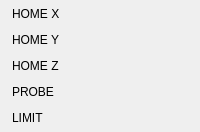
             <widget class="QWidget" name="widget_inputs" native="true">
              <layout class="QVBoxLayout" name="verticalLayout_22">
               <property name="spacing">
                <number>2</number>
               </property>
               <property name="leftMargin">
                <number>8</number>
               </property>
               <property name="topMargin">
                <number>2</number>
               </property>
               <property name="rightMargin">
                <number>8</number>
               </property>
               <property name="bottomMargin">
                <number>2</number>
               </property>
               <item>
                <layout class="QHBoxLayout" name="horizontalLayout_43">
                 <property name="spacing">
                  <number>4</number>
                 </property>
                 <item>
                  <widget class="QLabel" name="label_10">
                   <property name="sizePolicy">
                    <sizepolicy hsizetype="Preferred" vsizetype="Fixed">
                     <horstretch>0</horstretch>
                     <verstretch>0</verstretch>
                    </sizepolicy>
                   </property>
                   <property name="minimumSize">
                    <size>
                     <width>0</width>
                     <height>24</height>
                    </size>
                   </property>
                   <property name="maximumSize">
                    <size>
                     <width>16777215</width>
                     <height>24</height>
                    </size>
                   </property>
                   <property name="text">
                    <string>HOME X</string>
                   </property>
                   <property name="alignment">
                    <set>Qt::AlignLeading|Qt::AlignLeft|Qt::AlignVCenter</set>
                   </property>
                   <property name="margin">
                    <number>0</number>
                   </property>
                   <property name="indent">
                    <number>4</number>
                   </property>
                  </widget>
                 </item>
                 <item>
                  <widget class="LED" name="hal_led_home_x">
                   <property name="sizePolicy">
                    <sizepolicy hsizetype="Fixed" vsizetype="Fixed">
                     <horstretch>0</horstretch>
                     <verstretch>0</verstretch>
                    </sizepolicy>
                   </property>
                   <property name="minimumSize">
                    <size>
                     <width>24</width>
                     <height>24</height>
                    </size>
                   </property>
                   <property name="maximumSize">
                    <size>
                     <width>24</width>
                     <height>24</height>
                    </size>
                   </property>
                   <property name="diameter">
                    <number>15</number>
                   </property>
                   <property name="color">
                    <color>
                     <red>0</red>
                     <green>255</green>
                     <blue>0</blue>
                    </color>
                   </property>
                   <property name="off_color" stdset="0">
                    <color>
                     <red>0</red>
                     <green>255</green>
                     <blue>0</blue>
                    </color>
                   </property>
                  </widget>
                 </item>
                </layout>
               </item>
               <item>
                <layout class="QHBoxLayout" name="horizontalLayout_60">
                 <property name="spacing">
                  <number>4</number>
                 </property>
                 <item>
                  <widget class="QLabel" name="label_11">
                   <property name="sizePolicy">
                    <sizepolicy hsizetype="Preferred" vsizetype="Fixed">
                     <horstretch>0</horstretch>
                     <verstretch>0</verstretch>
                    </sizepolicy>
                   </property>
                   <property name="minimumSize">
                    <size>
                     <width>0</width>
                     <height>24</height>
                    </size>
                   </property>
                   <property name="maximumSize">
                    <size>
                     <width>16777215</width>
                     <height>24</height>
                    </size>
                   </property>
                   <property name="text">
                    <string>HOME Y</string>
                   </property>
                   <property name="alignment">
                    <set>Qt::AlignLeading|Qt::AlignLeft|Qt::AlignVCenter</set>
                   </property>
                   <property name="margin">
                    <number>0</number>
                   </property>
                   <property name="indent">
                    <number>4</number>
                   </property>
                  </widget>
                 </item>
                 <item>
                  <widget class="LED" name="hal_led_home_y">
                   <property name="sizePolicy">
                    <sizepolicy hsizetype="Fixed" vsizetype="Fixed">
                     <horstretch>0</horstretch>
                     <verstretch>0</verstretch>
                    </sizepolicy>
                   </property>
                   <property name="minimumSize">
                    <size>
                     <width>24</width>
                     <height>24</height>
                    </size>
                   </property>
                   <property name="maximumSize">
                    <size>
                     <width>24</width>
                     <height>24</height>
                    </size>
                   </property>
                   <property name="diameter">
                    <number>15</number>
                   </property>
                   <property name="color">
                    <color>
                     <red>0</red>
                     <green>255</green>
                     <blue>0</blue>
                    </color>
                   </property>
                   <property name="off_color" stdset="0">
                    <color>
                     <red>0</red>
                     <green>255</green>
                     <blue>0</blue>
                    </color>
                   </property>
                  </widget>
                 </item>
                </layout>
               </item>
               <item>
                <layout class="QHBoxLayout" name="horizontalLayout_61">
                 <property name="spacing">
                  <number>4</number>
                 </property>
                 <item>
                  <widget class="QLabel" name="label_12">
                   <property name="sizePolicy">
                    <sizepolicy hsizetype="Preferred" vsizetype="Fixed">
                     <horstretch>0</horstretch>
                     <verstretch>0</verstretch>
                    </sizepolicy>
                   </property>
                   <property name="minimumSize">
                    <size>
                     <width>0</width>
                     <height>24</height>
                    </size>
                   </property>
                   <property name="maximumSize">
                    <size>
                     <width>16777215</width>
                     <height>24</height>
                    </size>
                   </property>
                   <property name="text">
                    <string>HOME Z</string>
                   </property>
                   <property name="alignment">
                    <set>Qt::AlignLeading|Qt::AlignLeft|Qt::AlignVCenter</set>
                   </property>
                   <property name="margin">
                    <number>0</number>
                   </property>
                   <property name="indent">
                    <number>4</number>
                   </property>
                  </widget>
                 </item>
                 <item>
                  <widget class="LED" name="hal_led_home_z">
                   <property name="sizePolicy">
                    <sizepolicy hsizetype="Fixed" vsizetype="Fixed">
                     <horstretch>0</horstretch>
                     <verstretch>0</verstretch>
                    </sizepolicy>
                   </property>
                   <property name="minimumSize">
                    <size>
                     <width>24</width>
                     <height>24</height>
                    </size>
                   </property>
                   <property name="maximumSize">
                    <size>
                     <width>24</width>
                     <height>24</height>
                    </size>
                   </property>
                   <property name="diameter">
                    <number>15</number>
                   </property>
                   <property name="color">
                    <color>
                     <red>0</red>
                     <green>255</green>
                     <blue>0</blue>
                    </color>
                   </property>
                   <property name="off_color" stdset="0">
                    <color>
                     <red>0</red>
                     <green>255</green>
                     <blue>0</blue>
                    </color>
                   </property>
                  </widget>
                 </item>
                </layout>
               </item>
               <item>
                <layout class="QHBoxLayout" name="horizontalLayout_62">
                 <property name="spacing">
                  <number>4</number>
                 </property>
                 <item>
                  <widget class="QLabel" name="label_13">
                   <property name="sizePolicy">
                    <sizepolicy hsizetype="Preferred" vsizetype="Fixed">
                     <horstretch>0</horstretch>
                     <verstretch>0</verstretch>
                    </sizepolicy>
                   </property>
                   <property name="minimumSize">
                    <size>
                     <width>0</width>
                     <height>24</height>
                    </size>
                   </property>
                   <property name="maximumSize">
                    <size>
                     <width>16777215</width>
                     <height>24</height>
                    </size>
                   </property>
                   <property name="text">
                    <string>PROBE</string>
                   </property>
                   <property name="alignment">
                    <set>Qt::AlignLeading|Qt::AlignLeft|Qt::AlignVCenter</set>
                   </property>
                   <property name="margin">
                    <number>0</number>
                   </property>
                   <property name="indent">
                    <number>4</number>
                   </property>
                  </widget>
                 </item>
                 <item>
                  <widget class="LED" name="hal_led_probe">
                   <property name="sizePolicy">
                    <sizepolicy hsizetype="Fixed" vsizetype="Fixed">
                     <horstretch>0</horstretch>
                     <verstretch>0</verstretch>
                    </sizepolicy>
                   </property>
                   <property name="minimumSize">
                    <size>
                     <width>24</width>
                     <height>24</height>
                    </size>
                   </property>
                   <property name="maximumSize">
                    <size>
                     <width>24</width>
                     <height>24</height>
                    </size>
                   </property>
                   <property name="diameter">
                    <number>15</number>
                   </property>
                   <property name="color">
                    <color>
                     <red>0</red>
                     <green>255</green>
                     <blue>0</blue>
                    </color>
                   </property>
                   <property name="off_color" stdset="0">
                    <color>
                     <red>0</red>
                     <green>255</green>
                     <blue>0</blue>
                    </color>
                   </property>
                  </widget>
                 </item>
                </layout>
               </item>
               <item>
                <layout class="QHBoxLayout" name="horizontalLayout_68">
                 <item>
                  <widget class="QLabel" name="label_14">
                   <property name="sizePolicy">
                    <sizepolicy hsizetype="Preferred" vsizetype="Fixed">
                     <horstretch>0</horstretch>
                     <verstretch>0</verstretch>
                    </sizepolicy>
                   </property>
                   <property name="minimumSize">
                    <size>
                     <width>0</width>
                     <height>24</height>
                    </size>
                   </property>
                   <property name="maximumSize">
                    <size>
                     <width>16777215</width>
                     <height>24</height>
                    </size>
                   </property>
                   <property name="text">
                    <string>LIMIT</string>
                   </property>
                   <property name="alignment">
                    <set>Qt::AlignLeading|Qt::AlignLeft|Qt::AlignVCenter</set>
                   </property>
                   <property name="margin">
                    <number>0</number>
                   </property>
                   <property name="indent">
                    <number>4</number>
                   </property>
                  </widget>
                 </item>
                 <item>
                  <widget class="LED" name="hal_led_limit">
                   <property name="sizePolicy">
                    <sizepolicy hsizetype="Fixed" vsizetype="Fixed">
                     <horstretch>0</horstretch>
                     <verstretch>0</verstretch>
                    </sizepolicy>
                   </property>
                   <property name="minimumSize">
                    <size>
                     <width>24</width>
                     <height>24</height>
                    </size>
                   </property>
                   <property name="maximumSize">
                    <size>
                     <width>24</width>
                     <height>24</height>
                    </size>
                   </property>
                   <property name="toolTip">
                    <string>Motion limited due to external offsets</string>
                   </property>
                   <property name="color">
                    <color>
                     <red>255</red>
                     <green>0</green>
                     <blue>0</blue>
                    </color>
                   </property>
                   <property name="off_color" stdset="0">
                    <color>
                     <red>255</red>
                     <green>0</green>
                     <blue>0</blue>
                    </color>
                   </property>
                  </widget>
                 </item>
                </layout>
               </item>
              </layout>
             </widget>
